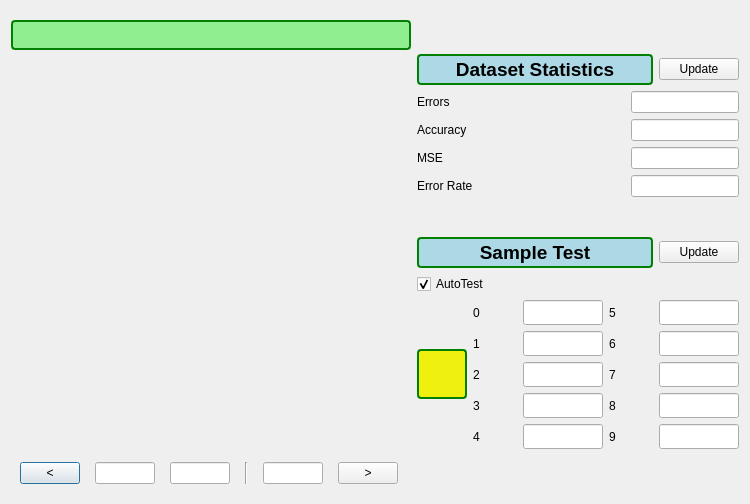
<?xml version="1.0" encoding="UTF-8"?>
<ui version="4.0">
 <class>DatasetViewer</class>
 <widget class="QDialog" name="DatasetViewer">
  <property name="geometry">
   <rect>
    <x>0</x>
    <y>0</y>
    <width>750</width>
    <height>504</height>
   </rect>
  </property>
  <property name="windowTitle">
   <string>Dialog</string>
  </property>
  <layout class="QGridLayout" name="gridLayout">
   <item row="0" column="0">
    <layout class="QHBoxLayout" name="horizontalLayout_20">
     <item>
      <layout class="QVBoxLayout" name="verticalLayout_8">
       <item>
        <layout class="QVBoxLayout" name="verticalLayout">
         <item>
          <widget class="QLabel" name="lbLabel">
           <property name="sizePolicy">
            <sizepolicy hsizetype="Fixed" vsizetype="Fixed">
             <horstretch>0</horstretch>
             <verstretch>0</verstretch>
            </sizepolicy>
           </property>
           <property name="minimumSize">
            <size>
             <width>400</width>
             <height>0</height>
            </size>
           </property>
           <property name="maximumSize">
            <size>
             <width>400</width>
             <height>50</height>
            </size>
           </property>
           <property name="font">
            <font>
             <pointsize>14</pointsize>
             <weight>75</weight>
             <bold>true</bold>
            </font>
           </property>
           <property name="styleSheet">
            <string notr="true">border: 2px solid green;
     border-radius: 4px;
     padding: 2px;
 background-color: lightgreen;</string>
           </property>
           <property name="text">
            <string/>
           </property>
           <property name="alignment">
            <set>Qt::AlignCenter</set>
           </property>
          </widget>
         </item>
         <item>
          <widget class="SimpleGLWidget" name="glDigit" native="true">
           <property name="sizePolicy">
            <sizepolicy hsizetype="Fixed" vsizetype="Fixed">
             <horstretch>0</horstretch>
             <verstretch>0</verstretch>
            </sizepolicy>
           </property>
           <property name="minimumSize">
            <size>
             <width>400</width>
             <height>400</height>
            </size>
           </property>
           <property name="maximumSize">
            <size>
             <width>400</width>
             <height>400</height>
            </size>
           </property>
           <zorder></zorder>
          </widget>
         </item>
        </layout>
       </item>
       <item>
        <layout class="QHBoxLayout" name="horizontalLayout_19">
         <property name="sizeConstraint">
          <enum>QLayout::SetFixedSize</enum>
         </property>
         <item>
          <widget class="QPushButton" name="btnPrev">
           <property name="minimumSize">
            <size>
             <width>60</width>
             <height>0</height>
            </size>
           </property>
           <property name="maximumSize">
            <size>
             <width>60</width>
             <height>16777215</height>
            </size>
           </property>
           <property name="text">
            <string>&lt;</string>
           </property>
          </widget>
         </item>
         <item>
          <widget class="QLineEdit" name="edIndex">
           <property name="minimumSize">
            <size>
             <width>60</width>
             <height>0</height>
            </size>
           </property>
           <property name="maximumSize">
            <size>
             <width>60</width>
             <height>16777215</height>
            </size>
           </property>
           <property name="alignment">
            <set>Qt::AlignRight|Qt::AlignTrailing|Qt::AlignVCenter</set>
           </property>
           <property name="readOnly">
            <bool>false</bool>
           </property>
          </widget>
         </item>
         <item>
          <widget class="QLineEdit" name="edSamples">
           <property name="minimumSize">
            <size>
             <width>60</width>
             <height>0</height>
            </size>
           </property>
           <property name="maximumSize">
            <size>
             <width>60</width>
             <height>16777215</height>
            </size>
           </property>
           <property name="alignment">
            <set>Qt::AlignRight|Qt::AlignTrailing|Qt::AlignVCenter</set>
           </property>
           <property name="readOnly">
            <bool>true</bool>
           </property>
          </widget>
         </item>
         <item>
          <widget class="Line" name="line">
           <property name="orientation">
            <enum>Qt::Vertical</enum>
           </property>
          </widget>
         </item>
         <item>
          <widget class="QLineEdit" name="edSampleId">
           <property name="minimumSize">
            <size>
             <width>60</width>
             <height>0</height>
            </size>
           </property>
           <property name="maximumSize">
            <size>
             <width>60</width>
             <height>16777215</height>
            </size>
           </property>
           <property name="alignment">
            <set>Qt::AlignRight|Qt::AlignTrailing|Qt::AlignVCenter</set>
           </property>
           <property name="readOnly">
            <bool>true</bool>
           </property>
          </widget>
         </item>
         <item>
          <widget class="QPushButton" name="btnNext">
           <property name="minimumSize">
            <size>
             <width>60</width>
             <height>0</height>
            </size>
           </property>
           <property name="maximumSize">
            <size>
             <width>60</width>
             <height>16777215</height>
            </size>
           </property>
           <property name="text">
            <string>&gt;</string>
           </property>
          </widget>
         </item>
        </layout>
       </item>
      </layout>
     </item>
     <item>
      <layout class="QVBoxLayout" name="verticalLayout_7">
       <item>
        <layout class="QVBoxLayout" name="verticalLayout_3">
         <item>
          <layout class="QHBoxLayout" name="horizontalLayout_5">
           <item>
            <widget class="QLabel" name="lbLabel_2">
             <property name="maximumSize">
              <size>
               <width>10000</width>
               <height>50</height>
              </size>
             </property>
             <property name="font">
              <font>
               <pointsize>14</pointsize>
               <weight>75</weight>
               <bold>true</bold>
              </font>
             </property>
             <property name="styleSheet">
              <string notr="true">border: 2px solid green;
     border-radius: 4px;
     padding: 2px;
 background-color: lightblue;</string>
             </property>
             <property name="text">
              <string>Dataset Statistics</string>
             </property>
             <property name="alignment">
              <set>Qt::AlignCenter</set>
             </property>
            </widget>
           </item>
           <item>
            <widget class="QPushButton" name="btnUpdateStats">
             <property name="sizePolicy">
              <sizepolicy hsizetype="Fixed" vsizetype="Fixed">
               <horstretch>0</horstretch>
               <verstretch>0</verstretch>
              </sizepolicy>
             </property>
             <property name="text">
              <string>Update</string>
             </property>
            </widget>
           </item>
          </layout>
         </item>
         <item>
          <layout class="QVBoxLayout" name="verticalLayout_2">
           <item>
            <layout class="QHBoxLayout" name="horizontalLayout_4">
             <item>
              <widget class="QLabel" name="lbErrors">
               <property name="sizePolicy">
                <sizepolicy hsizetype="Fixed" vsizetype="Preferred">
                 <horstretch>0</horstretch>
                 <verstretch>0</verstretch>
                </sizepolicy>
               </property>
               <property name="text">
                <string>Errors</string>
               </property>
              </widget>
             </item>
             <item>
              <spacer name="horizontalSpacer">
               <property name="orientation">
                <enum>Qt::Horizontal</enum>
               </property>
               <property name="sizeType">
                <enum>QSizePolicy::Expanding</enum>
               </property>
               <property name="sizeHint" stdset="0">
                <size>
                 <width>40</width>
                 <height>20</height>
                </size>
               </property>
              </spacer>
             </item>
             <item>
              <widget class="QLineEdit" name="edErrors">
               <property name="sizePolicy">
                <sizepolicy hsizetype="Fixed" vsizetype="Fixed">
                 <horstretch>0</horstretch>
                 <verstretch>0</verstretch>
                </sizepolicy>
               </property>
               <property name="alignment">
                <set>Qt::AlignRight|Qt::AlignTrailing|Qt::AlignVCenter</set>
               </property>
               <property name="readOnly">
                <bool>true</bool>
               </property>
              </widget>
             </item>
            </layout>
           </item>
           <item>
            <layout class="QHBoxLayout" name="horizontalLayout_3">
             <item>
              <widget class="QLabel" name="lbAccuracy">
               <property name="sizePolicy">
                <sizepolicy hsizetype="Fixed" vsizetype="Preferred">
                 <horstretch>0</horstretch>
                 <verstretch>0</verstretch>
                </sizepolicy>
               </property>
               <property name="text">
                <string>Accuracy</string>
               </property>
              </widget>
             </item>
             <item>
              <spacer name="horizontalSpacer_2">
               <property name="orientation">
                <enum>Qt::Horizontal</enum>
               </property>
               <property name="sizeType">
                <enum>QSizePolicy::MinimumExpanding</enum>
               </property>
               <property name="sizeHint" stdset="0">
                <size>
                 <width>40</width>
                 <height>20</height>
                </size>
               </property>
              </spacer>
             </item>
             <item>
              <widget class="QLineEdit" name="edAccuracy">
               <property name="sizePolicy">
                <sizepolicy hsizetype="Fixed" vsizetype="Fixed">
                 <horstretch>0</horstretch>
                 <verstretch>0</verstretch>
                </sizepolicy>
               </property>
               <property name="alignment">
                <set>Qt::AlignRight|Qt::AlignTrailing|Qt::AlignVCenter</set>
               </property>
               <property name="readOnly">
                <bool>true</bool>
               </property>
              </widget>
             </item>
            </layout>
           </item>
           <item>
            <layout class="QHBoxLayout" name="horizontalLayout_2">
             <item>
              <widget class="QLabel" name="lbMSE">
               <property name="sizePolicy">
                <sizepolicy hsizetype="Fixed" vsizetype="Preferred">
                 <horstretch>0</horstretch>
                 <verstretch>0</verstretch>
                </sizepolicy>
               </property>
               <property name="text">
                <string>MSE</string>
               </property>
              </widget>
             </item>
             <item>
              <spacer name="horizontalSpacer_3">
               <property name="orientation">
                <enum>Qt::Horizontal</enum>
               </property>
               <property name="sizeType">
                <enum>QSizePolicy::MinimumExpanding</enum>
               </property>
               <property name="sizeHint" stdset="0">
                <size>
                 <width>40</width>
                 <height>20</height>
                </size>
               </property>
              </spacer>
             </item>
             <item>
              <widget class="QLineEdit" name="edMSE">
               <property name="sizePolicy">
                <sizepolicy hsizetype="Fixed" vsizetype="Fixed">
                 <horstretch>0</horstretch>
                 <verstretch>0</verstretch>
                </sizepolicy>
               </property>
               <property name="alignment">
                <set>Qt::AlignRight|Qt::AlignTrailing|Qt::AlignVCenter</set>
               </property>
               <property name="readOnly">
                <bool>true</bool>
               </property>
              </widget>
             </item>
            </layout>
           </item>
           <item>
            <layout class="QHBoxLayout" name="horizontalLayout">
             <item>
              <widget class="QLabel" name="lbErrorRate">
               <property name="sizePolicy">
                <sizepolicy hsizetype="Fixed" vsizetype="Preferred">
                 <horstretch>0</horstretch>
                 <verstretch>0</verstretch>
                </sizepolicy>
               </property>
               <property name="text">
                <string>Error Rate</string>
               </property>
              </widget>
             </item>
             <item>
              <spacer name="horizontalSpacer_4">
               <property name="orientation">
                <enum>Qt::Horizontal</enum>
               </property>
               <property name="sizeType">
                <enum>QSizePolicy::MinimumExpanding</enum>
               </property>
               <property name="sizeHint" stdset="0">
                <size>
                 <width>40</width>
                 <height>20</height>
                </size>
               </property>
              </spacer>
             </item>
             <item>
              <widget class="QLineEdit" name="edErrorRate">
               <property name="sizePolicy">
                <sizepolicy hsizetype="Fixed" vsizetype="Fixed">
                 <horstretch>0</horstretch>
                 <verstretch>0</verstretch>
                </sizepolicy>
               </property>
               <property name="alignment">
                <set>Qt::AlignRight|Qt::AlignTrailing|Qt::AlignVCenter</set>
               </property>
               <property name="readOnly">
                <bool>true</bool>
               </property>
              </widget>
             </item>
            </layout>
           </item>
          </layout>
         </item>
        </layout>
       </item>
       <item>
        <layout class="QVBoxLayout" name="verticalLayout_6">
         <item>
          <layout class="QHBoxLayout" name="horizontalLayout_18">
           <item>
            <widget class="QLabel" name="lbLabel_3">
             <property name="maximumSize">
              <size>
               <width>10000</width>
               <height>50</height>
              </size>
             </property>
             <property name="font">
              <font>
               <pointsize>14</pointsize>
               <weight>75</weight>
               <bold>true</bold>
              </font>
             </property>
             <property name="styleSheet">
              <string notr="true">border: 2px solid green;
     border-radius: 4px;
     padding: 2px;
 background-color: lightblue;</string>
             </property>
             <property name="text">
              <string>Sample Test</string>
             </property>
             <property name="alignment">
              <set>Qt::AlignCenter</set>
             </property>
            </widget>
           </item>
           <item>
            <widget class="QPushButton" name="btnUpdateTest">
             <property name="sizePolicy">
              <sizepolicy hsizetype="Fixed" vsizetype="Fixed">
               <horstretch>0</horstretch>
               <verstretch>0</verstretch>
              </sizepolicy>
             </property>
             <property name="text">
              <string>Update</string>
             </property>
            </widget>
           </item>
          </layout>
         </item>
         <item>
          <widget class="QCheckBox" name="chkAutoTest">
           <property name="text">
            <string>AutoTest</string>
           </property>
           <property name="checked">
            <bool>true</bool>
           </property>
          </widget>
         </item>
         <item>
          <layout class="QHBoxLayout" name="horizontalLayout_17">
           <item>
            <widget class="QLabel" name="lbResult">
             <property name="minimumSize">
              <size>
               <width>50</width>
               <height>50</height>
              </size>
             </property>
             <property name="maximumSize">
              <size>
               <width>50</width>
               <height>50</height>
              </size>
             </property>
             <property name="font">
              <font>
               <pointsize>14</pointsize>
               <weight>75</weight>
               <bold>true</bold>
              </font>
             </property>
             <property name="styleSheet">
              <string notr="true">border: 2px solid green;
     border-radius: 4px;
     padding: 2px;
 background-color: #F0F010;</string>
             </property>
             <property name="text">
              <string/>
             </property>
             <property name="alignment">
              <set>Qt::AlignCenter</set>
             </property>
            </widget>
           </item>
           <item>
            <layout class="QHBoxLayout" name="horizontalLayout_16">
             <item>
              <layout class="QVBoxLayout" name="verticalLayout_4">
               <item>
                <layout class="QHBoxLayout" name="horizontalLayout_7">
                 <item>
                  <widget class="QLabel" name="label">
                   <property name="text">
                    <string>0</string>
                   </property>
                  </widget>
                 </item>
                 <item>
                  <widget class="QLineEdit" name="ed0">
                   <property name="sizePolicy">
                    <sizepolicy hsizetype="MinimumExpanding" vsizetype="MinimumExpanding">
                     <horstretch>0</horstretch>
                     <verstretch>0</verstretch>
                    </sizepolicy>
                   </property>
                   <property name="minimumSize">
                    <size>
                     <width>80</width>
                     <height>25</height>
                    </size>
                   </property>
                   <property name="maximumSize">
                    <size>
                     <width>80</width>
                     <height>25</height>
                    </size>
                   </property>
                   <property name="alignment">
                    <set>Qt::AlignRight|Qt::AlignTrailing|Qt::AlignVCenter</set>
                   </property>
                   <property name="readOnly">
                    <bool>true</bool>
                   </property>
                  </widget>
                 </item>
                </layout>
               </item>
               <item>
                <layout class="QHBoxLayout" name="horizontalLayout_8">
                 <item>
                  <widget class="QLabel" name="label_2">
                   <property name="text">
                    <string>1</string>
                   </property>
                  </widget>
                 </item>
                 <item>
                  <widget class="QLineEdit" name="ed1">
                   <property name="sizePolicy">
                    <sizepolicy hsizetype="MinimumExpanding" vsizetype="MinimumExpanding">
                     <horstretch>0</horstretch>
                     <verstretch>0</verstretch>
                    </sizepolicy>
                   </property>
                   <property name="minimumSize">
                    <size>
                     <width>80</width>
                     <height>25</height>
                    </size>
                   </property>
                   <property name="maximumSize">
                    <size>
                     <width>80</width>
                     <height>25</height>
                    </size>
                   </property>
                   <property name="alignment">
                    <set>Qt::AlignRight|Qt::AlignTrailing|Qt::AlignVCenter</set>
                   </property>
                   <property name="readOnly">
                    <bool>true</bool>
                   </property>
                  </widget>
                 </item>
                </layout>
               </item>
               <item>
                <layout class="QHBoxLayout" name="horizontalLayout_10">
                 <item>
                  <widget class="QLabel" name="label_3">
                   <property name="text">
                    <string>2</string>
                   </property>
                  </widget>
                 </item>
                 <item>
                  <widget class="QLineEdit" name="ed2">
                   <property name="sizePolicy">
                    <sizepolicy hsizetype="MinimumExpanding" vsizetype="MinimumExpanding">
                     <horstretch>0</horstretch>
                     <verstretch>0</verstretch>
                    </sizepolicy>
                   </property>
                   <property name="minimumSize">
                    <size>
                     <width>80</width>
                     <height>25</height>
                    </size>
                   </property>
                   <property name="maximumSize">
                    <size>
                     <width>80</width>
                     <height>25</height>
                    </size>
                   </property>
                   <property name="alignment">
                    <set>Qt::AlignRight|Qt::AlignTrailing|Qt::AlignVCenter</set>
                   </property>
                   <property name="readOnly">
                    <bool>true</bool>
                   </property>
                  </widget>
                 </item>
                </layout>
               </item>
               <item>
                <layout class="QHBoxLayout" name="horizontalLayout_9">
                 <item>
                  <widget class="QLabel" name="label_4">
                   <property name="text">
                    <string>3</string>
                   </property>
                  </widget>
                 </item>
                 <item>
                  <widget class="QLineEdit" name="ed3">
                   <property name="sizePolicy">
                    <sizepolicy hsizetype="MinimumExpanding" vsizetype="MinimumExpanding">
                     <horstretch>0</horstretch>
                     <verstretch>0</verstretch>
                    </sizepolicy>
                   </property>
                   <property name="minimumSize">
                    <size>
                     <width>80</width>
                     <height>25</height>
                    </size>
                   </property>
                   <property name="maximumSize">
                    <size>
                     <width>80</width>
                     <height>25</height>
                    </size>
                   </property>
                   <property name="alignment">
                    <set>Qt::AlignRight|Qt::AlignTrailing|Qt::AlignVCenter</set>
                   </property>
                   <property name="readOnly">
                    <bool>true</bool>
                   </property>
                  </widget>
                 </item>
                </layout>
               </item>
               <item>
                <layout class="QHBoxLayout" name="horizontalLayout_6">
                 <item>
                  <widget class="QLabel" name="label_5">
                   <property name="text">
                    <string>4</string>
                   </property>
                  </widget>
                 </item>
                 <item>
                  <widget class="QLineEdit" name="ed4">
                   <property name="sizePolicy">
                    <sizepolicy hsizetype="MinimumExpanding" vsizetype="MinimumExpanding">
                     <horstretch>0</horstretch>
                     <verstretch>0</verstretch>
                    </sizepolicy>
                   </property>
                   <property name="minimumSize">
                    <size>
                     <width>80</width>
                     <height>25</height>
                    </size>
                   </property>
                   <property name="maximumSize">
                    <size>
                     <width>80</width>
                     <height>25</height>
                    </size>
                   </property>
                   <property name="alignment">
                    <set>Qt::AlignRight|Qt::AlignTrailing|Qt::AlignVCenter</set>
                   </property>
                   <property name="readOnly">
                    <bool>true</bool>
                   </property>
                  </widget>
                 </item>
                </layout>
               </item>
              </layout>
             </item>
             <item>
              <layout class="QVBoxLayout" name="verticalLayout_5">
               <item>
                <layout class="QHBoxLayout" name="horizontalLayout_11">
                 <item>
                  <widget class="QLabel" name="label_6">
                   <property name="text">
                    <string>5</string>
                   </property>
                  </widget>
                 </item>
                 <item>
                  <widget class="QLineEdit" name="ed5">
                   <property name="sizePolicy">
                    <sizepolicy hsizetype="MinimumExpanding" vsizetype="MinimumExpanding">
                     <horstretch>0</horstretch>
                     <verstretch>0</verstretch>
                    </sizepolicy>
                   </property>
                   <property name="minimumSize">
                    <size>
                     <width>80</width>
                     <height>25</height>
                    </size>
                   </property>
                   <property name="maximumSize">
                    <size>
                     <width>80</width>
                     <height>25</height>
                    </size>
                   </property>
                   <property name="alignment">
                    <set>Qt::AlignRight|Qt::AlignTrailing|Qt::AlignVCenter</set>
                   </property>
                   <property name="readOnly">
                    <bool>true</bool>
                   </property>
                  </widget>
                 </item>
                </layout>
               </item>
               <item>
                <layout class="QHBoxLayout" name="horizontalLayout_12">
                 <item>
                  <widget class="QLabel" name="label_7">
                   <property name="text">
                    <string>6</string>
                   </property>
                  </widget>
                 </item>
                 <item>
                  <widget class="QLineEdit" name="ed6">
                   <property name="sizePolicy">
                    <sizepolicy hsizetype="MinimumExpanding" vsizetype="MinimumExpanding">
                     <horstretch>0</horstretch>
                     <verstretch>0</verstretch>
                    </sizepolicy>
                   </property>
                   <property name="minimumSize">
                    <size>
                     <width>80</width>
                     <height>25</height>
                    </size>
                   </property>
                   <property name="maximumSize">
                    <size>
                     <width>80</width>
                     <height>25</height>
                    </size>
                   </property>
                   <property name="alignment">
                    <set>Qt::AlignRight|Qt::AlignTrailing|Qt::AlignVCenter</set>
                   </property>
                   <property name="readOnly">
                    <bool>true</bool>
                   </property>
                  </widget>
                 </item>
                </layout>
               </item>
               <item>
                <layout class="QHBoxLayout" name="horizontalLayout_13">
                 <item>
                  <widget class="QLabel" name="label_10">
                   <property name="text">
                    <string>7</string>
                   </property>
                  </widget>
                 </item>
                 <item>
                  <widget class="QLineEdit" name="ed7">
                   <property name="sizePolicy">
                    <sizepolicy hsizetype="MinimumExpanding" vsizetype="MinimumExpanding">
                     <horstretch>0</horstretch>
                     <verstretch>0</verstretch>
                    </sizepolicy>
                   </property>
                   <property name="minimumSize">
                    <size>
                     <width>80</width>
                     <height>25</height>
                    </size>
                   </property>
                   <property name="maximumSize">
                    <size>
                     <width>80</width>
                     <height>25</height>
                    </size>
                   </property>
                   <property name="alignment">
                    <set>Qt::AlignRight|Qt::AlignTrailing|Qt::AlignVCenter</set>
                   </property>
                   <property name="readOnly">
                    <bool>true</bool>
                   </property>
                  </widget>
                 </item>
                </layout>
               </item>
               <item>
                <layout class="QHBoxLayout" name="horizontalLayout_14">
                 <item>
                  <widget class="QLabel" name="label_9">
                   <property name="text">
                    <string>8</string>
                   </property>
                  </widget>
                 </item>
                 <item>
                  <widget class="QLineEdit" name="ed8">
                   <property name="sizePolicy">
                    <sizepolicy hsizetype="MinimumExpanding" vsizetype="MinimumExpanding">
                     <horstretch>0</horstretch>
                     <verstretch>0</verstretch>
                    </sizepolicy>
                   </property>
                   <property name="minimumSize">
                    <size>
                     <width>80</width>
                     <height>25</height>
                    </size>
                   </property>
                   <property name="maximumSize">
                    <size>
                     <width>80</width>
                     <height>25</height>
                    </size>
                   </property>
                   <property name="alignment">
                    <set>Qt::AlignRight|Qt::AlignTrailing|Qt::AlignVCenter</set>
                   </property>
                   <property name="readOnly">
                    <bool>true</bool>
                   </property>
                  </widget>
                 </item>
                </layout>
               </item>
               <item>
                <layout class="QHBoxLayout" name="horizontalLayout_15">
                 <item>
                  <widget class="QLabel" name="label_8">
                   <property name="text">
                    <string>9</string>
                   </property>
                  </widget>
                 </item>
                 <item>
                  <widget class="QLineEdit" name="ed9">
                   <property name="sizePolicy">
                    <sizepolicy hsizetype="MinimumExpanding" vsizetype="MinimumExpanding">
                     <horstretch>0</horstretch>
                     <verstretch>0</verstretch>
                    </sizepolicy>
                   </property>
                   <property name="minimumSize">
                    <size>
                     <width>80</width>
                     <height>25</height>
                    </size>
                   </property>
                   <property name="maximumSize">
                    <size>
                     <width>80</width>
                     <height>25</height>
                    </size>
                   </property>
                   <property name="alignment">
                    <set>Qt::AlignRight|Qt::AlignTrailing|Qt::AlignVCenter</set>
                   </property>
                   <property name="readOnly">
                    <bool>true</bool>
                   </property>
                  </widget>
                 </item>
                </layout>
               </item>
              </layout>
             </item>
            </layout>
           </item>
          </layout>
         </item>
        </layout>
       </item>
      </layout>
     </item>
    </layout>
   </item>
  </layout>
  <zorder>layoutWidget</zorder>
  <zorder>edSamples</zorder>
  <zorder>edSampleId</zorder>
  <zorder>lbLabel_2</zorder>
  <zorder>lbErrors</zorder>
  <zorder>lbMSE</zorder>
  <zorder>lbAccuracy</zorder>
  <zorder>lbErrorRate</zorder>
  <zorder>edErrors</zorder>
  <zorder>edAccuracy</zorder>
  <zorder>lbMSE</zorder>
  <zorder>horizontalSpacer</zorder>
  <zorder>horizontalSpacer_2</zorder>
  <zorder>horizontalSpacer_2</zorder>
  <zorder>horizontalSpacer_3</zorder>
  <zorder>horizontalSpacer_4</zorder>
  <zorder>edErrorRate</zorder>
  <zorder>edMSE</zorder>
  <zorder>btnUpdateStats</zorder>
  <zorder>lbLabel_3</zorder>
  <zorder>chkAutoTest</zorder>
  <zorder>btnUpdateTest</zorder>
  <zorder>ed0</zorder>
  <zorder>ed5</zorder>
  <zorder>ed1</zorder>
  <zorder>ed2</zorder>
  <zorder>ed3</zorder>
  <zorder>ed4</zorder>
  <zorder>ed6</zorder>
  <zorder>ed8</zorder>
  <zorder>ed9</zorder>
  <zorder>ed7</zorder>
  <zorder>ed4</zorder>
  <zorder>label</zorder>
  <zorder>label_2</zorder>
  <zorder>label_3</zorder>
  <zorder>label_4</zorder>
  <zorder>label_5</zorder>
  <zorder>label_6</zorder>
  <zorder>label_7</zorder>
  <zorder>label_8</zorder>
  <zorder>label_9</zorder>
  <zorder>label_10</zorder>
  <zorder>lbResult</zorder>
  <zorder>line</zorder>
 </widget>
 <customwidgets>
  <customwidget>
   <class>SimpleGLWidget</class>
   <extends>QWidget</extends>
   <header>oglTools/simpleglwidget.h</header>
   <container>1</container>
  </customwidget>
 </customwidgets>
 <resources/>
 <connections/>
</ui>
